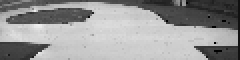
%> input picture 2015.6.1_5.bmp, 120 x 30 px (shown 2 times larger)
$ octave Image_10.m   (GNU Octave 9; MATLAB toolbox functions it lacks are replaced by stand-ins)
%> lines starting %> are read from the running program, lines starting %| are printed output that depends on the picture
clc;
clear all;
img_BMP = imread('2015.6.1_5.bmp','bmp');
%> img_BMP is the input picture: size 30x120 uint8; min 0, max 239, mean 151.2
subplot(2,2,1),imshow(img_BMP);
img_TS1 = zeros(120,160);
img_TS2 = zeros(120,160);
img_l1 = zeros(120,1);

l1 = 0.0;   %还原后X轴
l2 = 0.0;   %还原后Y轴
pi = 3.1415926; %圆周率

a = 37;       %摄像头视角
offset_a = 40;  %摄像头偏移角度
h = 30;         %摄像头高度
X = 120;        %图像宽度
Y = 30;         %图像长度

for i = 1 : Y
    for j = 1 : X
        l1 = h * cot((2.0*a/Y*i - a - offset_a+90)*pi/180) * sin((2*a/X*j - a)*pi/180);
        l2 = h * cot((2.0*a/Y*i - a - offset_a+90)*pi/180) * cos((2*a/X*j - a)*pi/180);
        img_reb(int16(-l2+125),int16(l1+87)) = img_BMP(i,j);
        %img_reb(int16(l1+1659),int16(l2+1)) = 255;
        img_l1(i) = l1;
        img_TS1(i,j) = l1;
        img_TS2(i,j) = l2;
    end
end
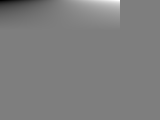
%> img_TS1: size 120x160 double; min -64.31, max 65.25, mean 0; drawn with min black and max white
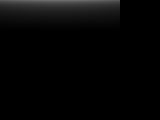
%> img_TS2: size 120x160 double; min 0, max 108.4, mean 5.7
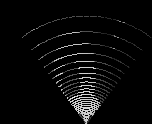
%> img_reb: size 124x152 uint8; min 0, max 237, mean 9.4
%> after the loop, img_l1 = 120 values, max 65.25 at index 1, min 0 at index 31, mean 4.9

if 0
subplot(4,1,1);plot(img_l1);
subplot(4,1,2);plot(img_TS1,img_TS2);
subplot(4,1,3),imshow(img_BMP);
subplot(4,1,4),imshow(img_reb);
else
subplot(1,1,1),imshow(img_reb);
end

$ run again, with 2015.5.20_1.bmp copied over 2015.6.1_5.bmp
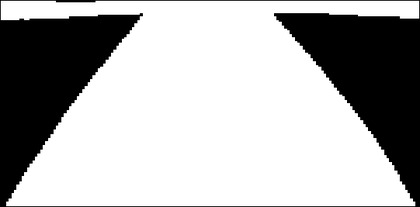
%> input picture 2015.5.20_1.bmp, 420 x 207 px, shrunk from 541 x 267 before the run
%> img_BMP is the input picture: size 207x420 uint8; min 0, max 255, mean 175.8
%> after the loop `for i = 1 : Y`:
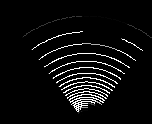
%> img_reb: size 124x152 uint8; min 0, max 255, mean 13.7
%> after the loop `for i = 1 : Y`: img_l1 = 120 values, max 65.25 at index 1, min 0 at index 31, mean 4.9
